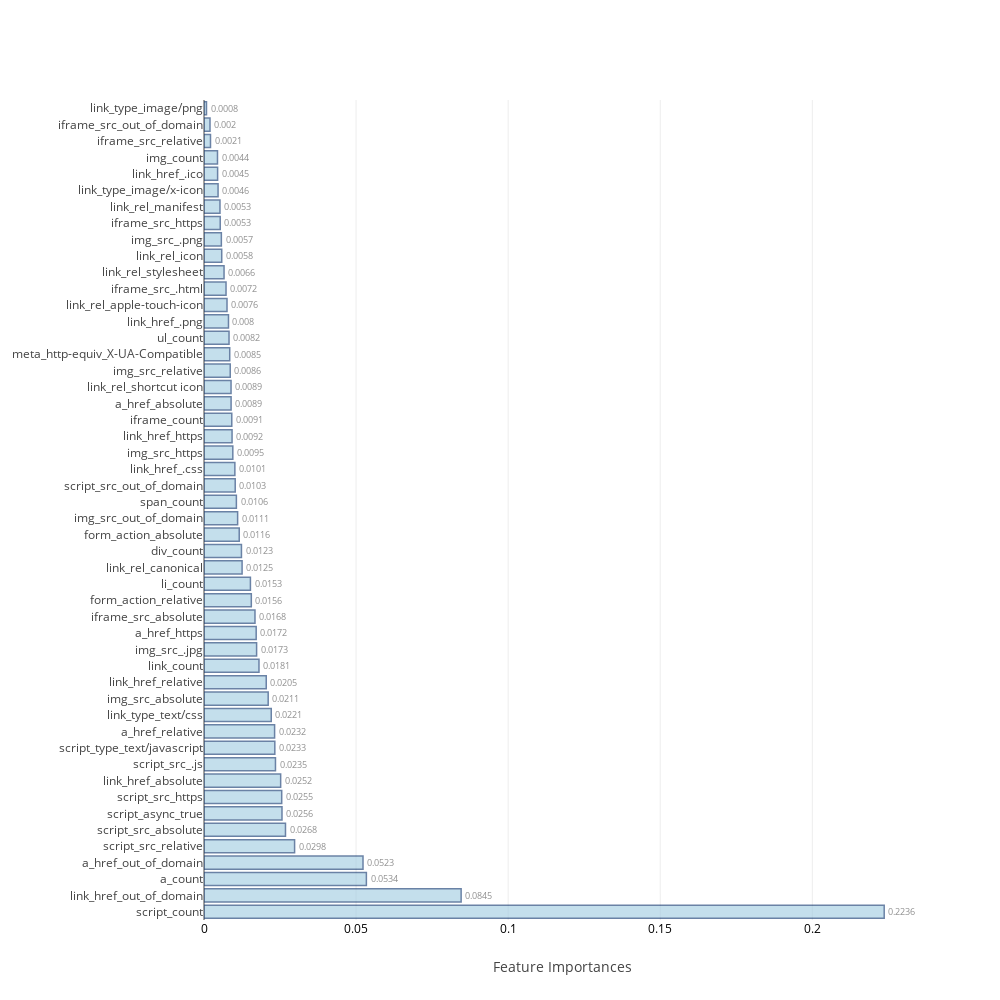

The cell this chart's notebook holds for it:
### Markdown cell above
### <a id='1.B' style="text-decoration : none; color : #000000;"> B. Average Feature Importances</a>

### Code cell
feat_impt_plot(np.average(feat_imp,axis=0),columns)

### Figure 1 — Plotly figure (JSON) as saved in the notebook; plotly's stock layout.template omitted (floating-point values rounded to 4 significant figures)
{"data": [{"marker": {"color": "rgb(158,202,225)", "line": {"color": "rgb(8,48,107)", "width": 1.5}}, "opacity": 0.6, "orientation": "h", "text": [0.2236, 0.0845, 0.0534, 0.0523, 0.0298, 0.0268, 0.0256, 0.0255, 0.0252, 0.0235, 0.0233, 0.0232, 0.0221, 0.0211, 0.0205, 0.0181, 0.0173, 0.0172, 0.0168, 0.0156, 0.0153, 0.0125, 0.0123, 0.0116, 0.0111, 0.0106, 0.0103, 0.0101, 0.0095, 0.0092, 0.0091, 0.0089, 0.0089, 0.0086, 0.0085, 0.0082, 0.008, 0.0076, 0.0072, 0.0066, 0.0058, 0.0057, 0.0053, 0.0053, 0.0046, 0.0045, 0.0044, 0.0021, 0.002, 0.0008], "textposition": "outside", "type": "bar", "uid": "b286fc23-fca7-4258-bf76-c6f7e029f887", "x": [0.2236, 0.08453, 0.05338, 0.05227, 0.02978, 0.02679, 0.02564, 0.02555, 0.0252, 0.02349, 0.02328, 0.02321, 0.02211, 0.0211, 0.02046, 0.01808, 0.01729, 0.01715, 0.01676, 0.01555, 0.01526, 0.01252, 0.01231, 0.01158, 0.01106, 0.01065, 0.01026, 0.01015, 0.009473, 0.009226, 0.009131, 0.008907, 0.008892, 0.008624, 0.00846, 0.00823, 0.008047, 0.007564, 0.007241, 0.006589, 0.005829, 0.005706, 0.005332, 0.005255, 0.004621, 0.004474, 0.004436, 0.002137, 0.001977, 0.0008184], "y": ["script_count", "link_href_out_of_domain", "a_count", "a_href_out_of_domain", "script_src_relative", "script_src_absolute", "script_async_true", "script_src_https", "link_href_absolute", "script_src_.js", "script_type_text/javascript", "a_href_relative", "link_type_text/css", "img_src_absolute", "link_href_relative", "link_count", "img_src_.jpg", "a_href_https", "iframe_src_absolute", "form_action_relative", "li_count", "link_rel_canonical", "div_count", "form_action_absolute", "img_src_out_of_domain", "span_count", "script_src_out_of_domain", "link_href_.css", "img_src_https", "link_href_https", "iframe_count", "a_href_absolute", "link_rel_shortcut icon", "img_src_relative", "meta_http-equiv_X-UA-Compatible", "ul_count", "link_href_.png", "link_rel_apple-touch-icon", "iframe_src_.html", "link_rel_stylesheet", "link_rel_icon", "img_src_.png", "iframe_src_https", "link_rel_manifest", "link_type_image/x-icon", "link_href_.ico", "img_count", "iframe_src_relative", "iframe_src_out_of_domain", "link_type_image/png"]}], "layout": {"autosize": false, "height": 1000, "width": 1000, "xaxis": {"tickfont": {"color": "black", "size": 12}, "title": "Feature Importances"}, "yaxis": {"automargin": true}}}
